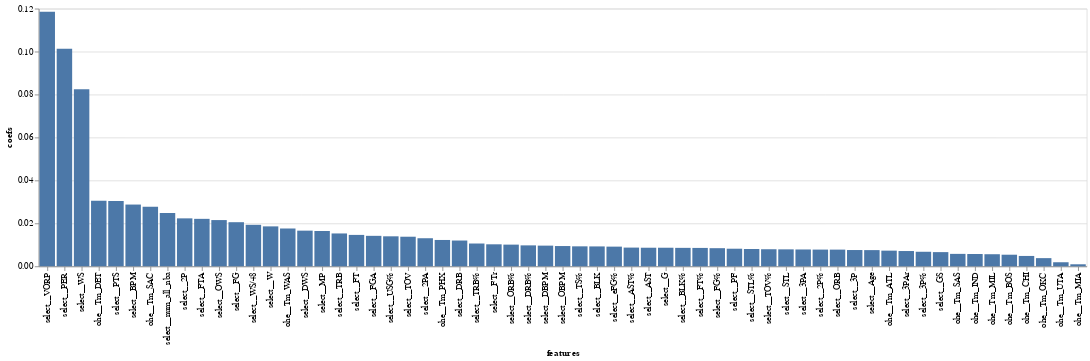

The notebook cell this image was saved under:
### Markdown cell above
For our feature importance, we see that the advanced statistic PER is the most impactful, with VORP being the second most so.

### Code cell
coef_df = pd.DataFrame({'coefs':xgb_model.best_estimator_['classifier'].feature_importances_,
                          'features':feature_names})
coef_df_nz = coef_df[coef_df['coefs']!=0]

alt.Chart(coef_df_nz).mark_bar().encode(
    y='coefs',
    x=alt.Y('features', sort='-y'))

### Figure 1 — Vega-Lite specification as saved in the notebook (floating-point values rounded to 4 significant figures)
{"config": {"view": {"continuousWidth": 400, "continuousHeight": 300}}, "data": {"name": "data-fec33732a05b79303d3e681285ba4106"}, "mark": "bar", "encoding": {"x": {"field": "features", "sort": "-y", "type": "nominal"}, "y": {"field": "coefs", "type": "quantitative"}}, "$schema": "https://vega.github.io/schema/vega-lite/v4.17.0.json", "datasets": {"data-fec33732a05b79303d3e681285ba4106": [{"coefs": 0.007535, "features": "select__Age"}, {"coefs": 0.008642, "features": "select__G"}, {"coefs": 0.0066, "features": "select__GS"}, {"coefs": 0.01644, "features": "select__MP"}, {"coefs": 0.02053, "features": "select__FG"}, {"coefs": 0.01418, "features": "select__FGA"}, {"coefs": 0.008432, "features": "select__FG%"}, {"coefs": 0.007572, "features": "select__3P"}, {"coefs": 0.007829, "features": "select__3PA"}, {"coefs": 0.006764, "features": "select__3P%"}, {"coefs": 0.02232, "features": "select__2P"}, {"coefs": 0.01306, "features": "select__2PA"}, {"coefs": 0.007774, "features": "select__2P%"}, {"coefs": 0.009157, "features": "select__eFG%"}, {"coefs": 0.01461, "features": "select__FT"}, {"coefs": 0.02209, "features": "select__FTA"}, {"coefs": 0.008552, "features": "select__FT%"}, {"coefs": 0.007763, "features": "select__ORB"}, {"coefs": 0.012, "features": "select__DRB"}, {"coefs": 0.01529, "features": "select__TRB"}, {"coefs": 0.008645, "features": "select__AST"}, {"coefs": 0.007884, "features": "select__STL"}, {"coefs": 0.009254, "features": "select__BLK"}, {"coefs": 0.01377, "features": "select__TOV"}, {"coefs": 0.008187, "features": "select__PF"}, {"coefs": 0.03036, "features": "select__PTS"}, {"coefs": 0.1014, "features": "select__PER"}, {"coefs": 0.009294, "features": "select__TS%"}, {"coefs": 0.007106, "features": "select__3PAr"}, {"coefs": 0.01024, "features": "select__FTr"}, {"coefs": 0.01009, "features": "select__ORB%"}, {"coefs": 0.009741, "features": "select__DRB%"}, {"coefs": 0.01061, "features": "select__TRB%"}, {"coefs": 0.008708, "features": "select__AST%"}, {"coefs": 0.008046, "features": "select__STL%"}, {"coefs": 0.008582, "features": "select__BLK%"}, {"coefs": 0.007939, "features": "select__TOV%"}, {"coefs": 0.01396, "features": "select__USG%"}, {"coefs": 0.02152, "features": "select__OWS"}, {"coefs": 0.0166, "features": "select__DWS"}, {"coefs": 0.08249, "features": "select__WS"}, {"coefs": 0.01931, "features": "select__WS/48"}, {"coefs": 0.009429, "features": "select__OBPM"}, {"coefs": 0.00962, "features": "select__DBPM"}, {"coefs": 0.02875, "features": "select__BPM"}, {"coefs": 0.1186, "features": "select__VORP"}, {"coefs": 0.01859, "features": "select__W"}, {"coefs": 0.02485, "features": "select__num_all_nba"}, {"coefs": 0.007286, "features": "ohe__Tm_ATL"}, {"coefs": 0.005394, "features": "ohe__Tm_BOS"}, {"coefs": 0.004817, "features": "ohe__Tm_CHI"}, {"coefs": 0.03052, "features": "ohe__Tm_DET"}, {"coefs": 0.005713, "features": "ohe__Tm_IND"}, {"coefs": 0.0009337, "features": "ohe__Tm_MIA"}, {"coefs": 0.005618, "features": "ohe__Tm_MIL"}, {"coefs": 0.003799, "features": "ohe__Tm_OKC"}, {"coefs": 0.01226, "features": "ohe__Tm_PHX"}, {"coefs": 0.02777, "features": "ohe__Tm_SAC"}, {"coefs": 0.005783, "features": "ohe__Tm_SAS"}, {"coefs": 0.001883, "features": "ohe__Tm_UTA"}, {"coefs": 0.0176, "features": "ohe__Tm_WAS"}]}}
